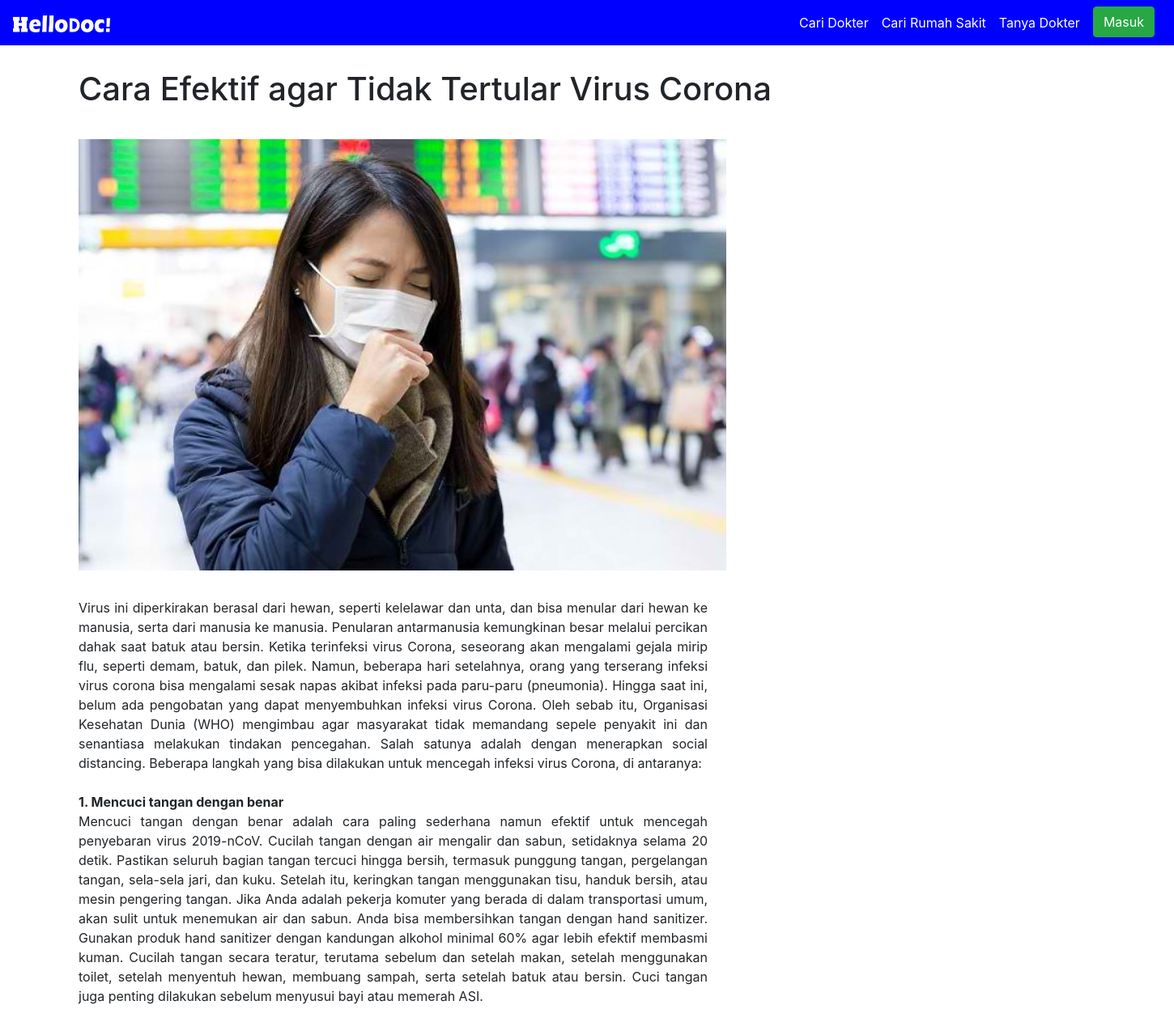
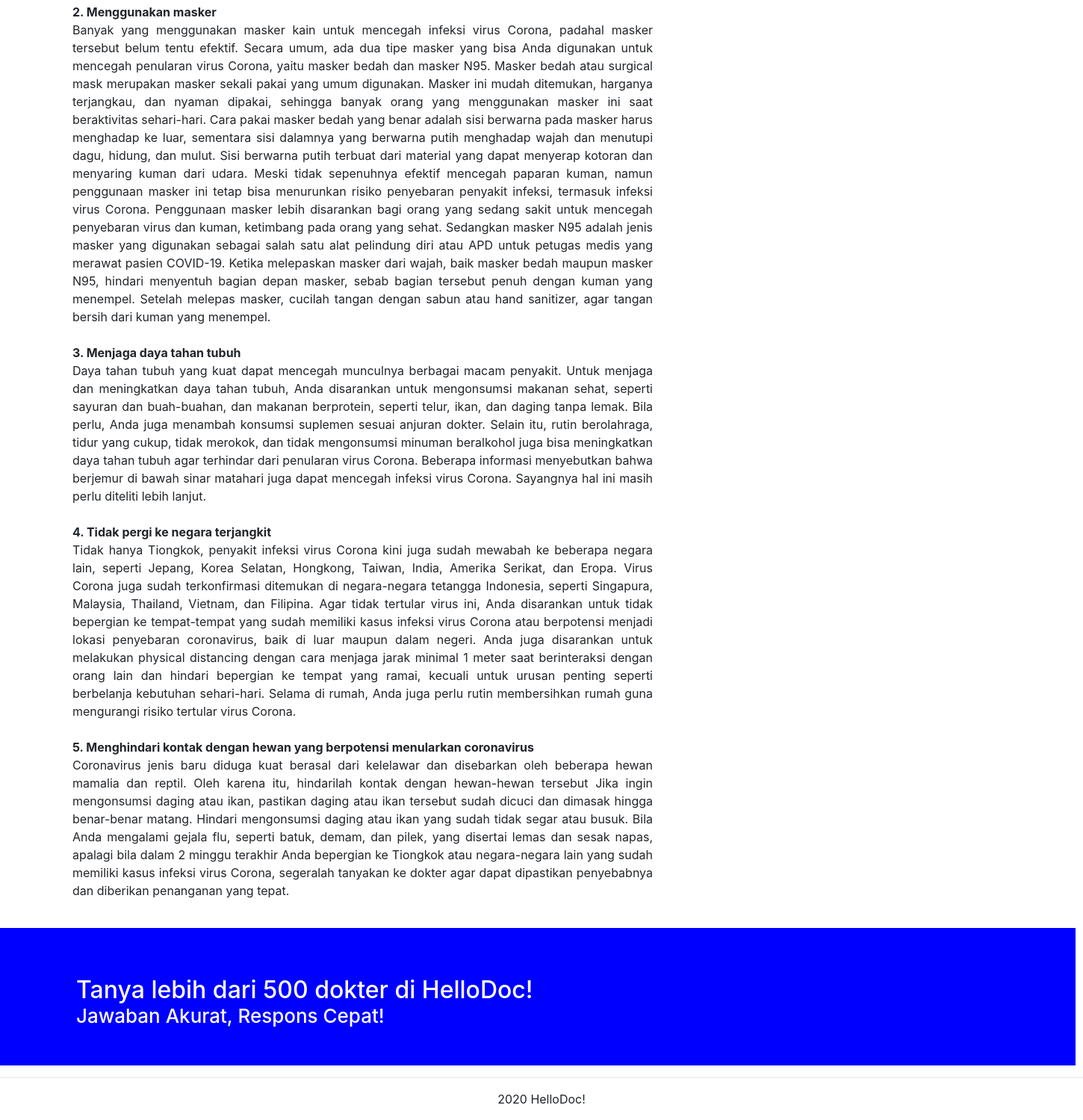
Page /index.php/TambahArtikel_controller/readArtikel/16 on the committed database (2 pictures, top to bottom).
### tables this page shows
CREATE TABLE `tb_artikel` (
  `id_artikel` int(11) NOT NULL,
  `id_pengguna` int(11) NOT NULL,
  `judul_artikel` varchar(50) NOT NULL,
  `deskripsi` text NOT NULL,
  `foto_artikel` text NOT NULL
);

### application/controllers/TambahArtikel_controller.php (called while the page is built, shortened)
<?php
class TambahArtikel_controller extends CI_Controller {
	function __construct(){
         $this->load->library(array('form_validation'));
         $this->load->helper(array('url','form'));
         $this->load->model('TambahArtikel_model');
    }
	public function readArtikel($id){
		$getData = $this->db->get_where('tb_artikel',['id_artikel' => $id])->row();
		$data = array(
			'judul_artikel' => $getData->judul_artikel,
			'deskripsi' => $getData->deskripsi,
			'foto' => $getData->foto_artikel
		);
		$this->load->view('Read_artikel',$data);
	}
}

### index.php (called while the page is built, shortened)
<?php
require_once BASEPATH.'core/CodeIgniter.php';

### application/views/Read_artikel.php (the view, shortened to what this page needs)
<div class="container" style="margin-top: 86px; margin-left: 82px;">
	<h1 style="width: 860px;"><?= $judul_artikel?></h1>
	<img src="<?= base_url('assets/').$foto?>" style="margin-top: 30px; width: 800px;">
	<div style="width: 70%; margin-top: 34px; margin-bottom: 38px;"><?= $deskripsi?></div>
</div>
<hr>
<div class="footer-copyright" style="text-align: center;">
  <p>2020 HelloDoc!</p>
</div>

### rows in the picture
tb_artikel: judul_artikel "Cara Efektif agar Tidak Tertular Virus Corona", foto_artikel (picture), deskripsi "Virus ini diperkirakan berasal dari hewan, seperti kelelawar dan unta, dan bisa menular dari hewan ke manusia, serta dari manusia ke manusia. Penularan antarmanusia kemungkinan besar melalui percikan dahak saat batuk atau bersin. Ketika terinfeksi virus Corona, seseorang akan mengalami gejala mirip flu, seperti demam, batuk, dan pilek. Namun, beberapa hari setelahnya, orang yang terserang infeksi virus corona bisa mengalami sesak napas akibat infeksi pada paru-paru (pneumonia). Hingga saat ini, belum ada pengobatan yang dapat menyembuhkan infeksi virus Corona. Oleh sebab itu, Organisasi Kesehatan Dunia (WHO) mengimbau agar masyarakat tidak memandang sepele penyakit ini dan senantiasa…"
